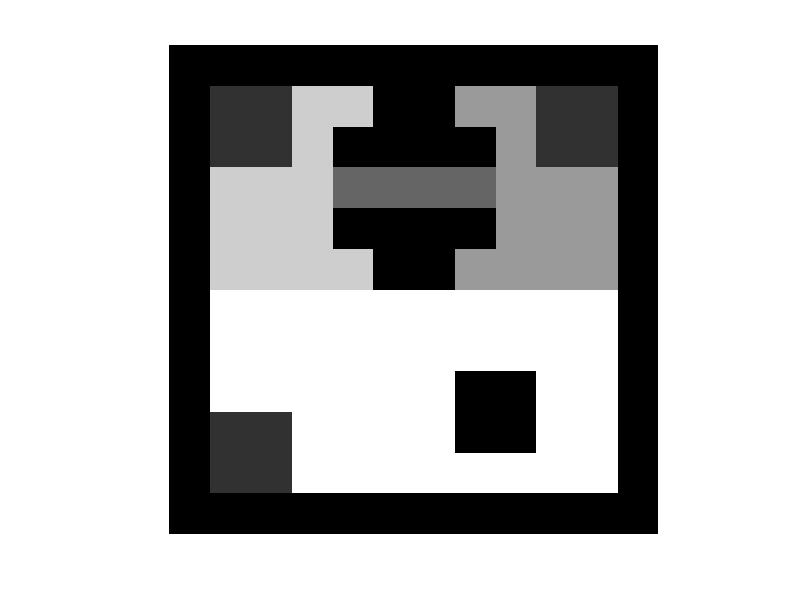

MATLAB code for this plot: (Note: this script raises an error after producing the figure.)
clear;
close all;
clc;

global W Wtotal Z zLoop ZLoop bigM epsilon tau;

% Time horizon
h = 30;
% robustness number
epsilon = 0;
tau = 0;

% define a gridworld
grid_size = [10, 10];
mygrid = ones(grid_size);

mygrid(1:5, 1:5) = 0.8;
mygrid(1:5, 6:10) = 0.6;

% narrow passage
mygrid(3, 4:7) = 0.4;


% Obstacles
mygrid([1:2,4:5], 5:6) = 0;
mygrid([2,4], [4,7]) = 0;
%mygrid([1:2,4:5], 4:7) = 0;
mygrid([8,9], [7,8]) = 0;

%%%%%%%%%%%

state_labels = mygrid(:);

Pass = find(state_labels(:)==0.4)';
pass = num2str(Pass);
Room1 = find(state_labels(:)==0.8)';
room1 = num2str(Room1);
Room2 = find(state_labels(:)==0.6)';
room2 = num2str(Room2);
Room3 = find(state_labels(:)==1)';
room3 = num2str(Room3);

% charging station
mygrid(1:2,1:2) = 0.2;
mygrid(1:2,9:10) = 0.2;
mygrid(9:10,1:2) = 0.2;
%mygrid(9:10,9:10) = 0.2;
state_labels = mygrid(:);

CS = find(state_labels(:)==.2)';
CS = num2str(CS);

% visualization
vis = zeros(size(mygrid)+2);
vis(2:end-1,2:end-1)=mygrid;
imshow(kron(vis,ones(25,25)))

pass_ends = [23,73,Pass];

% spec is the conjunction of the following
Obs = state_labels(:)==0;                   %avoid obstacles
f1 = strcat('GG(Neg(TP([',pass,'],[4])))');             %not too many robots in narrow passage way
f1 = strcat('GG(TP([',num2str(setdiff(1:100,Pass)),'],[8]))');             %not too many robots in narrow passage way

% surveil two regions by leaving them once in a while
f2 = strcat('GF(TP([',num2str(Room1),'],[5]))');        % GF([0.2 labels, >=5])
f3 = strcat('GF(TP([',num2str(Room2),'],[5]))');        % GF([0.8 labels, >=5])        
f4 = strcat('GF(Neg(TP([',num2str(Room1),'],[1])))');   % GF([0.2 labels, <=0])
f5 = strcat('GF(Neg(TP([',num2str(Room2),'],[1])))');   % GF([0.8 labels, <=0])
f6 = strcat('FG(Neg(TP([',num2str(Room3),'],[2])))');   % FG([1 labels, <= 1]) at steady state at most one robot is left in the lower part

f4 = strcat('GF(TP([',num2str(setdiff(1:100,Room1)),'],[10]))');   % GF([0.2 labels, <=0])
f5 = strcat('GF(TP([',num2str(setdiff(1:100,Room2)),'],[10]))');   % GF([0.8 labels, <=0])
f6 = strcat('FG(TP([',num2str(setdiff(1:100,Room3)),'],[9]))'); 

%f7 = strcat('U(Neg([',num2str([pass_ends,1]),']),And([',num2str([72 74 1]),'],[',num2str([22 24 1]),']))');
f7 = strcat('TP(GFI([', num2str(CS), ']),[10])');
%adj = zeros(prod(size(grid)));
adj = eye(numel(mygrid)); %allow self-transition

for i=1:length(state_labels)
    if mod(i, grid_size(1))~=0 
        adj(i, i+1) = 1;
    end
    if mod(i, grid_size(1))~=1
        adj(i, i-1) = 1;
    end
    if i<=grid_size(1)*(grid_size(2)-1)
        adj(i, i+grid_size(1)) = 1;
    end
    if i>grid_size(1)
        adj(i, i-grid_size(1)) = 1;
    end
end
%ll = 21:30;
% Total specs
%f = strcat('And(',f1,',',f2,',',f3,',',f4,',',f5,')');
f = strcat('And(',f1,',',f2,',',f3,',',f4,',',f5,',',f6,',',f7,')');
%f = strcat('And(',f1,',',f2,',',f3,',',f4,',',f5,')');

%f = strcat('And(',f2,',',f3,',',f7,')');
%f = strcat('TP(FGI([', num2str(ll),']),[10])');
% Adjacency matrix
A = adj;



% Random initial condition
n = size(A,1);
W0=zeros(n,1);
for i=1:n
    if ~Obs(i)
        W0(i) = round(rand(1)*0.65);
    end
end
W0 = [ones(5,1); ones(5,1); zeros(n-10,1)];



% Collision avoidence flag,
% 1=collision avoidence enforced, 0=no collision avoidence
CA_flag = 1;

[W, Wtotal, Z, mytimes, sol] = main_template(f1,A,h,W0,Obs,CA_flag);


time = clock;
filename = ['./data/GOBLUE_' ...
num2str(h) 'horizon_'...
num2str(tau) 'tau_'...
num2str(time(1)) '_'... % Returns year as character
num2str(time(2)) '_'... % Returns month as character
num2str(time(3)) '_'... % Returns day as char
num2str(time(4)) 'h'... % returns hour as char..
num2str(time(5)) 'm'... %returns minute as char
];

save(filename,'W','W','Wtotal','Wtotal','ZLoop','ZLoop','A','A','mygrid','mygrid', 'Z', 'Z','sol','sol');



grid_plot(filename);



